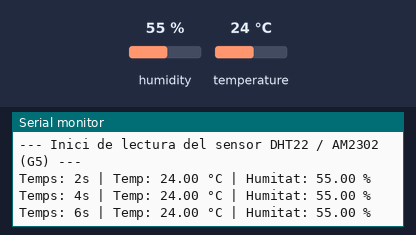
Bench run of a sketch on a simulated Arduino Uno, built with avr-gcc and run on an emulated ATmega328P. Parts: the last lines printed to the serial monitor. Inputs (shaded band) come from the test bench; at power-on: humidity 55 %, temperature 24 °C.

Above: at 6.8 s.
6.9 s: humidity set to 22 %
At 9.0 s:
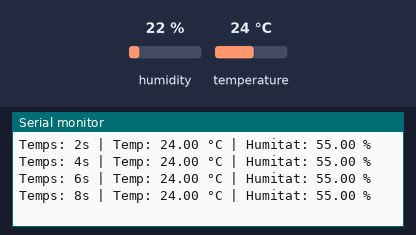
12.3 s: temperature set to 12 °C
At 20.8 s:
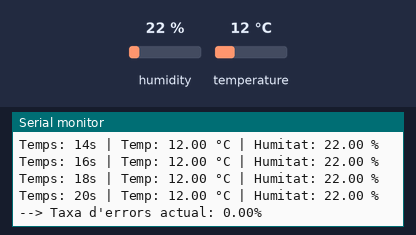
21.5 s: humidity set to 40 %
At 23.5 s:
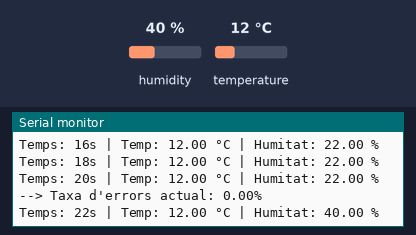
Timing chart, 0 to 25.0 s (numbered marks = the images above; inputs shaded):
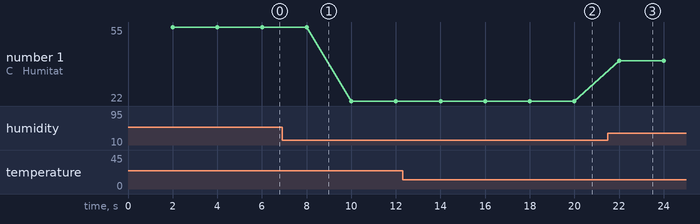

Measured:
- after the input at 12.3 s, the serial monitor: prints a new line after 1.7 s (image 2)
- after the input at 21.5 s, the serial monitor: prints a new line after 0.51 s (image 3)
- plotted number 1: 55 → 22 after the input at 6.9 s, 22 → 40 after the input at 21.5 s

The sketch:

Exercici_4.ino
```cpp
#include <DHT.h>

#define DHTPIN 8       // Connectat al pin G5
#define DHTTYPE DHT22  // El sensor AM2302 és equivalent a DHT22

DHT dht(DHTPIN, DHTTYPE);

// Variables per al càlcul de fallades (per a l'informe)
int lecturesTotals = 0;
int lecturesFallides = 0;

unsigned long ultimTempsDHT = 0;

void setup() {
  Serial.begin(115200);
  dht.begin();
  Serial.println("--- Inici de lectura del sensor DHT22 / AM2302 (G5) ---");
}

void loop() {
  unsigned long tempsActual = millis();

  // Lectura cada 2 segons (2000 ms) segons l'enunciat
  if (tempsActual - ultimTempsDHT >= 2000) {
    ultimTempsDHT = tempsActual;

    float t = dht.readTemperature(); // Temperatura (°C)
    float h = dht.readHumidity();    // Humitat (%)

    lecturesTotals++;

    // Gestió de lectura fallida (retorna NaN)
    if (isnan(t) || isnan(h)) {
      lecturesFallides++;
      Serial.println("Error: Lectura fallida del sensor DHT22!");
    } else {
      Serial.print("Temps: ");
      Serial.print(tempsActual / 1000);
      Serial.print("s | Temp: ");
      Serial.print(t);
      Serial.print(" °C | Humitat: ");
      Serial.print(h);
      Serial.println(" %");
    }

    // Calcula i mostra la taxa d'error cada 10 lectures per a l'informe
    if (lecturesTotals % 10 == 0) {
      float percentatgeError = ((float)lecturesFallides / lecturesTotals) * 100.0;
      Serial.print("--> Taxa d'errors actual: ");
      Serial.print(percentatgeError);
      Serial.println("%");
    }
  }
}
```
